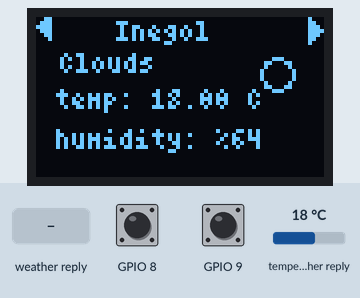
The program below on a simulated ESP32-C3. On the bench: 72×40 one-colour display. The inputs (shaded band) are chosen by the test bench; at power-on: GPIO 8 HIGH, GPIO 9 HIGH, temperature in the weather reply 18 °C. WiFi joins after 1.5 s; servers stay silent unless stated; web services answer with replies made up by the test bench; what the program prints to the serial monitor is not drawn.

Above: at 3.9 s.
4.0 s: GPIO 8 pulled LOW for 3.2 s
At 4.7 s:
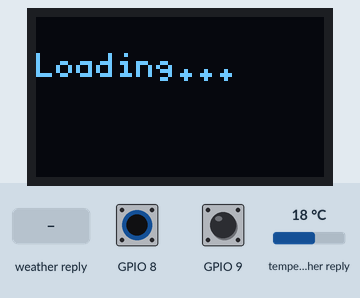
10.9 s: GPIO 9 pulled LOW for 0.15 s
At 13.6 s:
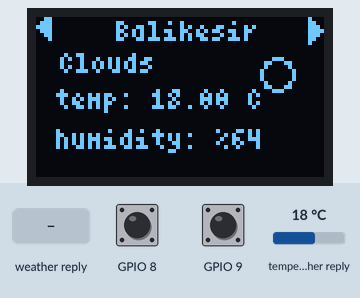
13.9 s: weather in the web reply set to Clear
At 16.0 s:
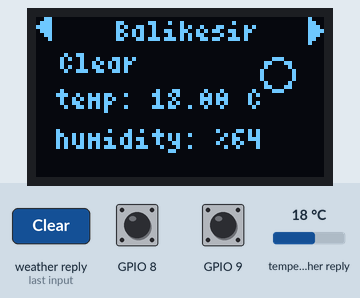
16.9 s: GPIO 8 pulled LOW for 0.15 s
At 19.6 s:
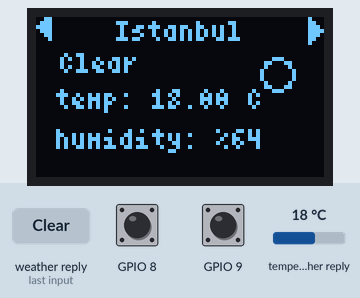
19.9 s: weather in the web reply set to Rain
At 22.1 s:
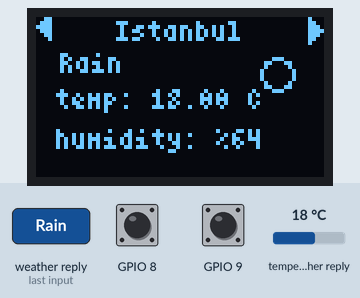
22.9 s: GPIO 9 pulled LOW for 1 s
At 24.7 s:
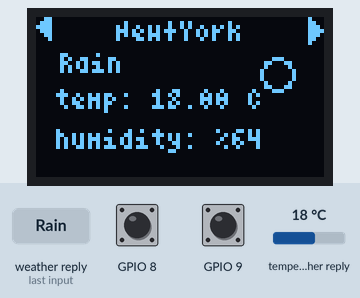
Timing chart, 0 to 26.2 s (numbered marks = the images above; inputs shaded):
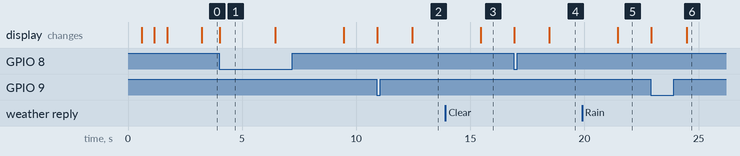

The program:

main.cpp
```cpp
#include <Arduino.h>
#include <WiFi.h>
#include <HTTPClient.h>
#include <ArduinoJson.h>
#include <U8g2lib.h>
#include <Wire.h>

// --- Wi-Fi Credentials ---
const char* ssid = "EmreS21FE";
const char* password = "joker123";

// --- OpenWeatherMap Settings ---
const int LOCATION_COUNT = 8;
String apiKey = "58af577ba7ae4bbdb00c89e9b9198399";
String locations[LOCATION_COUNT][2] = {
  {"Inegol", "TR"},
  {"Balikesir", "TR"},
  {"Istanbul", "TR"},
  {"Ankara", "TR"},
  {"London", "UK"},
  {"Tokyo", "JP"},
  {"New+York", "US"},
  {"Sydney", "AU"},
};
int currentLocation = 0;

U8G2_SSD1306_72X40_ER_F_HW_I2C u8g2(U8G2_R0, U8X8_PIN_NONE);

static const unsigned char image_ButtonLeft[] U8X8_PROGMEM = {0x08,0x0c,0x0e,0x0f,0x0e,0x0c,0x08};
static const unsigned char image_ButtonRight[] U8X8_PROGMEM = {0x01,0x03,0x07,0x0f,0x07,0x03,0x01};

void drawScreen(const char* city, const char* desc, float temp, int humidity) {
    u8g2.setFontMode(1);
    u8g2.setBitmapMode(1);
    u8g2.drawXBMP(68, 0, 4, 7, image_ButtonRight);
    u8g2.drawXBMP(0, -1, 4, 7, image_ButtonLeft);

    u8g2.setFont(u8g2_font_4x6_tr);
    u8g2.drawStr(20, 6, city);
    u8g2.drawStr(6, 14, desc);

    u8g2.setCursor(5, 23);
    u8g2.printf("temp: %.2f C", temp);

    u8g2.drawEllipse(60, 14, 4, 4);

    u8g2.setCursor(5, 33);
    u8g2.printf("humidity: %%%d", humidity);
}

void setup() {
  Serial.begin(115200);

  pinMode(8, OUTPUT);
  pinMode(GPIO_NUM_8, INPUT_PULLUP);
  pinMode(GPIO_NUM_9, INPUT_PULLUP);

  // Initialize I2C bus and OLED screen
  Wire.begin(5, 6);
  u8g2.begin();
  u8g2.setFont(u8g2_font_5x8_tr); // A small, readable font

  // Show a startup message
  u8g2.clearBuffer();
  u8g2.drawStr(0, 15, "Connecting...");
  u8g2.sendBuffer();

  // Connect to Wi-Fi
  WiFi.begin(ssid, password);
  WiFi.setTxPower(WIFI_POWER_8_5dBm);
  int step = 0;
  while (WiFi.status() != WL_CONNECTED) {
    delay(500);
    digitalWrite(8, HIGH);
    delay(50);
    digitalWrite(8, LOW);

    u8g2.clearBuffer();
    switch (step % 3) {
      case 0:
        u8g2.drawStr(0, 15, "Connecting.");
        break;
      case 1:
        u8g2.drawStr(0, 15, "Connecting..");
        break;
      case 2:
        u8g2.drawStr(0, 15, "Connecting...");
        break;
    }
    u8g2.sendBuffer();
    step++;
  }

  Serial.println("\nWiFi Connected!");
  u8g2.clearBuffer();
  u8g2.drawStr(0, 15, "WiFi Connected!");
  u8g2.sendBuffer();
  delay(1000);
}

unsigned long api_call_time = 0;

void drawLoadingScreen(void) {
  u8g2.setFont(u8g2_font_5x8_tr); // A small, readable font

  u8g2.clearBuffer();
  u8g2.drawStr(0, 15, "Loading...");
  u8g2.sendBuffer();
}

void loop() {
  if (digitalRead(GPIO_NUM_9) == LOW) {
    if (currentLocation - 1 < 0) {
      currentLocation = LOCATION_COUNT - 1;
    } else {
      currentLocation -= 1;
    }
    drawLoadingScreen();
    delay(300);
  } else if (digitalRead(GPIO_NUM_8) == LOW) {
    currentLocation = (currentLocation + 1) % LOCATION_COUNT;
    drawLoadingScreen();
    delay(300);
  }

  unsigned long cmillis = millis();
  if ((cmillis - api_call_time) >= 3000 && WiFi.status() == WL_CONNECTED) {
    api_call_time = cmillis;
    HTTPClient http;

    String city = locations[currentLocation][0];
    String countryCode = locations[currentLocation][1];
    String url = "http://api.openweathermap.org/data/2.5/weather?q=" + city + "," + countryCode + "&appid=" + apiKey + "&units=metric";

    http.begin(url);
    int httpResponseCode = http.GET();

    if (httpResponseCode == 200) {
      String payload = http.getString();

      JsonDocument doc;
      DeserializationError error = deserializeJson(doc, payload);

      if (!error) {
        float temp = doc["main"]["temp"];
        int humidity = doc["main"]["humidity"];
        const char* desc = doc["weather"][0]["main"];

        u8g2.firstPage();
        do {
            drawScreen(city.c_str(), desc, temp, humidity);
        } while (u8g2.nextPage());

        Serial.println("Weather updated successfully.");
      } else {
        Serial.println("JSON Parsing failed!");
      }
    } else {
      Serial.print("HTTP Request failed. Error code: ");
      Serial.println(httpResponseCode);
    }
    http.end();
  }

  delay(10);
}
```

Measured:
- after the input at 4.0 s, the display: changes at once (image 1)
- after the input at 10.9 s, the display: first changes at once (image 2 shows a later state)
- after the input at 13.9 s, the display: changes after 1.6 s (image 3)
- after the input at 16.9 s, the display: first changes at once (image 4 shows a later state)
- after the input at 19.9 s, the display: changes after 1.6 s (image 5)
- after the input at 22.9 s, the display: first changes at once (image 6 shows a later state)
- what the display in image 1 shows lasts 2.4 s, from 4.0 s to 6.4 s
